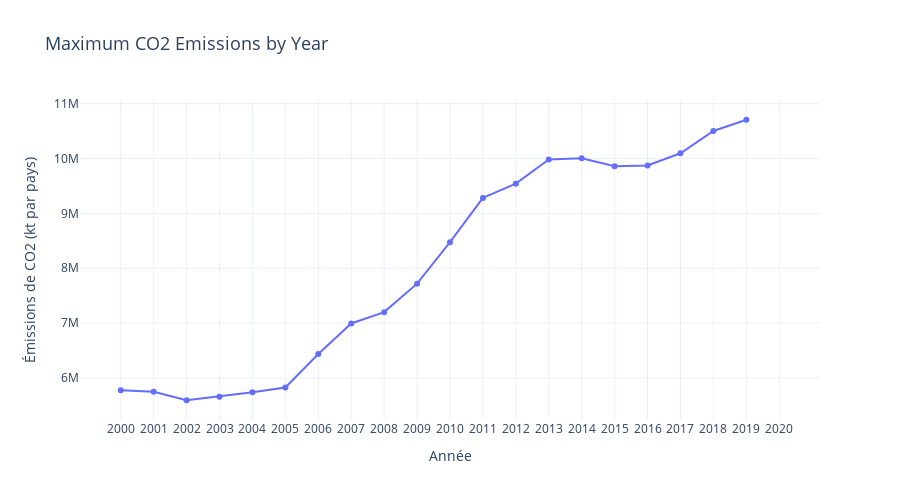

Notebook source saved alongside this figure:
### Markdown cell above
## Dépendance entre variable Year et variable à prédire

7) Visualisez la possible dépendance entre la variable Year et la variable à prédire.

### Code cell
import plotly.express as px

# Calculate the maximum 'CO2' emissions for each 'Year'
CO2_By_Year = data.groupby('Année')['Émissions de CO2 (kt par pays)'].max().reset_index()

# line plot
fig_CO2_By_Year = px.line(
    CO2_By_Year,
    x='Année',
    y='Émissions de CO2 (kt par pays)',
    labels={'Year': 'Year', 'Value_co2_emissions_kt_by_country': 'Max CO2 Emissions (kt)'},
    title='Maximum CO2 Emissions by Year',
    height=500,  
    line_shape='linear',  
    line_dash_sequence=['solid'],  
    markers=True,  
    template='plotly_white' 
)

fig_CO2_By_Year.update_layout(
    xaxis_title_font=dict(size=14),
    yaxis_title_font=dict(size=14),
    title_font=dict(size=18)
)

fig_CO2_By_Year.show()

### Figure 1 — Plotly figure (JSON) as saved in the notebook; plotly's stock layout.template omitted (floating-point values rounded to 4 significant figures)
{"data": [{"hovertemplate": "Année=%{x}<br>Émissions de CO2 (kt par pays)=%{y}<extra></extra>", "legendgroup": "", "line": {"color": "#636efa", "dash": "solid", "shape": "linear"}, "marker": {"symbol": "circle"}, "mode": "lines+markers", "name": "", "orientation": "v", "showlegend": false, "type": "scatter", "x": ["2000", "2001", "2002", "2003", "2004", "2005", "2006", "2007", "2008", "2009", "2010", "2011", "2012", "2013", "2014", "2015", "2016", "2017", "2018", "2019", "2020"], "xaxis": "x", "y": [5775810, 5748260, 5593000.0, 5659000.0, 5738000.0, 5825000.0, 6437000.0, 6993000.0, 7200000.0, 7719000.0, 8475000.0, 9283000.0, 9542000.0, 9985000.0, 10010000.0, 9861000.0, 9875000.0, 10100000.0, 10500000.0, 10710000.0, null], "yaxis": "y"}], "layout": {"height": 500, "legend": {"tracegroupgap": 0}, "title": {"font": {"size": 18}, "text": "Maximum CO2 Emissions by Year"}, "xaxis": {"anchor": "y", "domain": [0, 1], "title": {"font": {"size": 14}, "text": "Année"}}, "yaxis": {"anchor": "x", "domain": [0, 1], "title": {"font": {"size": 14}, "text": "Émissions de CO2 (kt par pays)"}}}}
